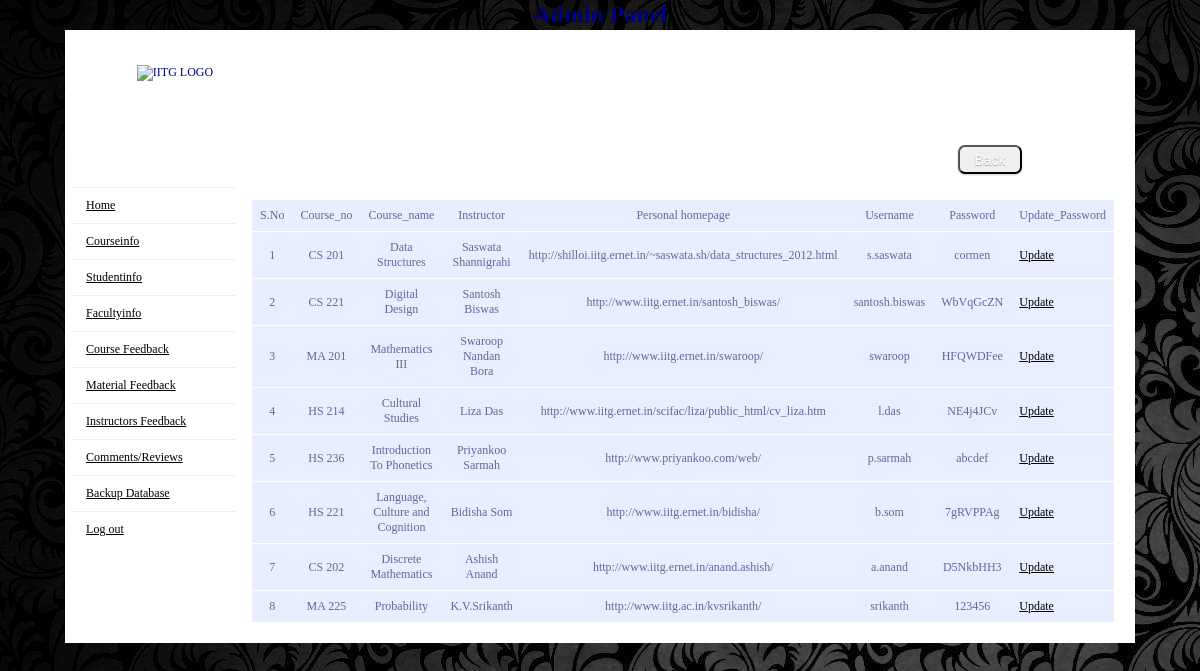
The page /admin/facultyinfo.php on the database its author committed.
### tables this page shows
CREATE TABLE IF NOT EXISTS `facultyinfo` (
  `f_id` int(11) NOT NULL AUTO_INCREMENT,
  `course_no` varchar(9) DEFAULT NULL,
  `course_name` varchar(31) DEFAULT NULL,
  `instructor` varchar(20) DEFAULT NULL,
  `per_homepage` varchar(66) DEFAULT NULL,
  `username` varchar(14) DEFAULT NULL,
  `password` varchar(8) DEFAULT NULL,
  `Dept` varchar(100) NOT NULL,
  PRIMARY KEY (`f_id`)
);

### admin/facultyinfo.php (the view, shortened to what this page needs)
<!DOCTYPE html PUBLIC "-//W3C//DTD XHTML 1.0 Transitional//EN" "http://www.w3.org/TR/xhtml1/DTD/xhtml1-transitional.dtd">
<html xmlns="http://www.w3.org/1999/xhtml">
<head>
<link rel="stylesheet" type="text/css" href="style1.css" />
</head>
<body>
<table width="57%" align="center"  border="0" cellpadding="0" cellspacing="1" >
<tr>
<td height="60" colspan="2" align="center">
<img src="logo-iitg.gif" alt="IITG LOGO" style="margin-left:-850px"><p align="center" style="margin-top:-80px; margin-bottom:50px;"><b><font size="5">Admin Panel</font></b></p>
</td>
</tr>
<tr>
<td width="17%" >
<?php include('left_side.php');?>
</td>
<td width="83%" align="center" valign="top" bgcolor="#FFFFFF">
<p>
<table width="500px" align="center"><tr><td colspan="3" align="right"></td>
<td colspan="3" > <input type="button" name="Back" value="Back"  onclick="javascript: history.go(-1)" class="button2 black" /></td></tr></table>
</p>
<table id="rounded-corner" border="0" align="center" cellpadding="0" cellspacing="0" >
<?php
		$group_by=mysql_query("SELECT distinct(f_id) FROM facultyinfo");
		 echo '<tr>';
				   echo "<td align=center>"."S.No"."</td>";
				   echo "<td align=center>"."Course_no"."</td>";
				   echo "<td align=center>"."Course_name"."</td>";
				   echo "<td align=center>"."Instructor"."</td>";
				   echo "<td align=center>"."Personal homepage"."</td>";
				   echo "<td align=center>"."Username"."</td>";
				   echo "<td align=center>"."Password"."</td>";
				   echo "<td align=center>"."Update_Password"."</td>";
				  echo '</tr>';
		while($group_b_id = mysql_fetch_array($group_by))
		{
			$result = mysql_query("SELECT * FROM facultyinfo where f_id='".$group_b_id['f_id']."' ORDER BY f_id");
			if(mysql_num_rows($result)>0)
			{
				 while($myrow = mysql_fetch_array($result))
				 {
					$id=$myrow['f_id'];
				   echo '<tr>';
				   echo "<td align=center>".$id."</td>";
				   echo "<td align=center>".$myrow['course_no']."</td>";
				   echo "<td align=center>".$myrow['course_name']."</td>";
				   echo "<td align=center>".$myrow['instructor']."</td>";
				   echo "<td align=center>".$myrow['per_homepage']."</td>";
				   echo "<td align=center>".$myrow['username']."</td>";
				   echo "<td align=center>".$myrow['password']."</td>";
				   echo "<td>"."<a href=update_fac.php?id=".$id.">Update</a>"."</td>";
				  echo '</tr>';
				 }
			}
			else
			{
				echo '<tr><td colspan=4 align=center>No record found!</td></tr>';
			}
		}
?>
</table>
</td>
</tr>
</table>
</body>
</html>

### admin/style1.css (style rules this page uses)
body, table, tr, td { font-family:verdana; font-size:12px; background-color:#DBE8F9; //background-color: gray; color:navy; }
body { background-image: url('includes/background.jpg'); }
table { margin-top:30px; }
table, tr, td { background-color: #FFF; }
img { margin-left:-700px; margin-top:20px;height:100px; width: 100px; }
table tr td a { color:black; }
#rounded-corner { font-family: "Lucida Sans Unicode", "Lucida Grande", Sans-Serif; font-size: 12px; margin: 10px; margin-bottom: 20px; margin-right:20px; width: 500px; text-align: left; border-collapse: collapse; }
#rounded-corner td { padding: 8px; background: #e8edff; border-top: 1px solid #fff; color: #669; }
.button2 { margin-top:20px; margin-left:600px; margin-bottom:10px; color:white; display: inline-block; outline: medium none; cursor: pointer; text-align: center; text-decoration: none; font: 14px/100% Arial,Helvetica,sans-serif; padding: 0.4em 1em; text-shadow: 0px 1px 1px rgba(0, 0, 0, 0.3); border-radius: 0.5em; box-shadow: 0px 1px 2px rgba(0, 0, 0, 0.2); }
.black { background: -moz-linear-gradient(center top , gray, gray) repeat scroll 0% 0% transparent }

### rows shown on the page
facultyinfo: f_id "1", course_no "CS 201", course_name "Data Structures", instructor "Saswata Shannigrahi", per_homepage "http://shilloi.iitg.ernet.in/~saswata.sh/data_structures_2012.html", username "s.saswata", password "cormen"
facultyinfo: f_id "2", course_no "CS 221", course_name "Digital Design", instructor "Santosh Biswas", per_homepage "http://www.iitg.ernet.in/santosh_biswas/", username "santosh.biswas", password "WbVqGcZN"
facultyinfo: f_id "3", course_no "MA 201", course_name "Mathematics III", instructor "Swaroop Nandan Bora", per_homepage "http://www.iitg.ernet.in/swaroop/", username "swaroop", password "HFQWDFee"
facultyinfo: f_id "4", course_no "HS 214", course_name "Cultural Studies", instructor "Liza Das", per_homepage "http://www.iitg.ernet.in/scifac/liza/public_html/cv_liza.htm", username "l.das", password "NE4j4JCv"
facultyinfo: f_id "5", course_no "HS 236", course_name "Introduction To Phonetics", instructor "Priyankoo Sarmah", per_homepage "http://www.priyankoo.com/web/", username "p.sarmah", password "abcdef"
facultyinfo: f_id "6", course_no "HS 221", course_name "Language, Culture and Cognition", instructor "Bidisha Som", per_homepage "http://www.iitg.ernet.in/bidisha/", username "b.som", password "7gRVPPAg"
facultyinfo: f_id "7", course_no "CS 202", course_name "Discrete Mathematics", instructor "Ashish Anand", per_homepage "http://www.iitg.ernet.in/anand.ashish/", username "a.anand", password "D5NkbHH3"
facultyinfo: f_id "8", course_no "MA 225", course_name "Probability", instructor "K.V.Srikanth", per_homepage "http://www.iitg.ac.in/kvsrikanth/", username "srikanth", password "123456"
